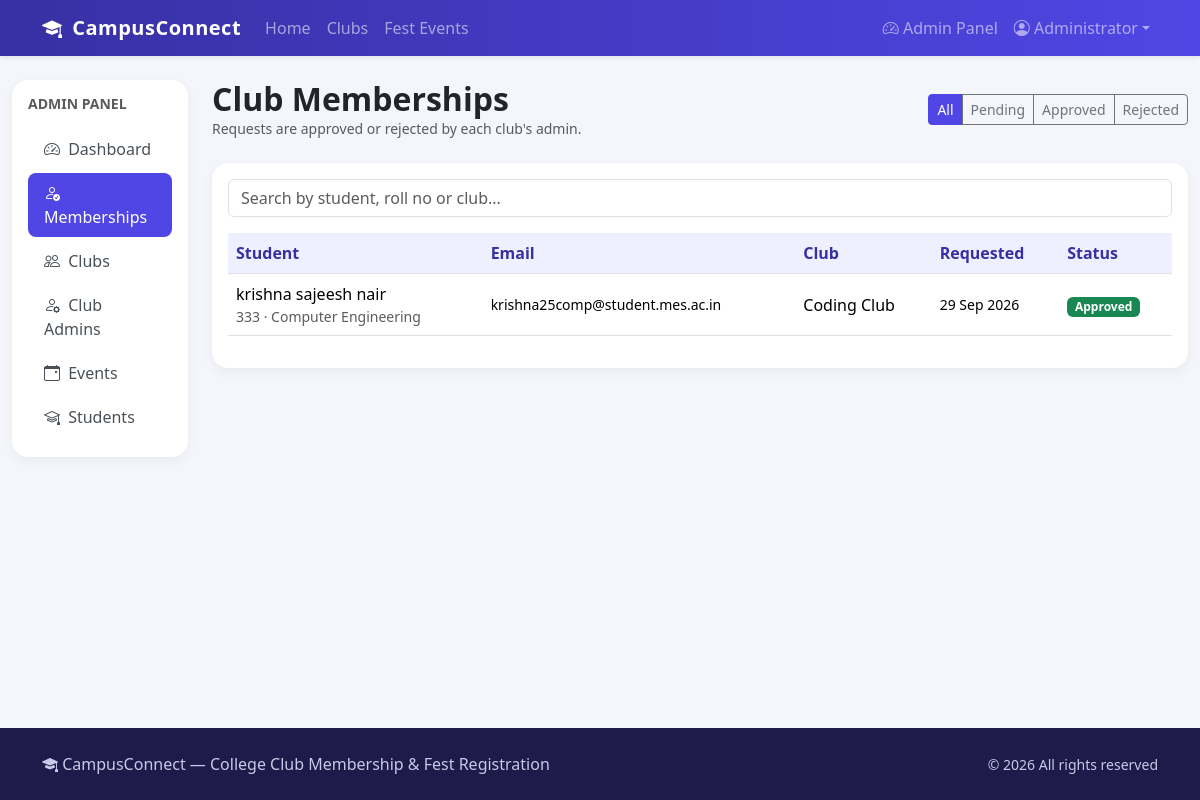
The page /admin/memberships (signed in) on the database its author committed.
### tables this page shows
CREATE TABLE "users" (
    id            INTEGER PRIMARY KEY AUTOINCREMENT,
    name          TEXT    NOT NULL,
    email         TEXT    NOT NULL UNIQUE,
    password_hash TEXT    NOT NULL,
    roll_no       TEXT,
    department    TEXT,
    year          TEXT,
    phone         TEXT,
    role          TEXT    NOT NULL DEFAULT 'student' CHECK (role IN ('student', 'admin', 'club_admin')),
    club_id       INTEGER REFERENCES clubs(id) ON DELETE CASCADE,    created_at    TEXT    NOT NULL DEFAULT CURRENT_TIMESTAMP
);

CREATE TABLE memberships (
    id        INTEGER PRIMARY KEY AUTOINCREMENT,
    user_id   INTEGER NOT NULL REFERENCES users(id) ON DELETE CASCADE,
    club_id   INTEGER NOT NULL REFERENCES clubs(id) ON DELETE CASCADE,
    status    TEXT    NOT NULL DEFAULT 'pending' CHECK (status IN ('pending', 'approved', 'rejected')),
    joined_at TEXT    NOT NULL DEFAULT CURRENT_TIMESTAMP,
    UNIQUE (user_id, club_id)
);

CREATE TABLE clubs (
    id            INTEGER PRIMARY KEY AUTOINCREMENT,
    name          TEXT    NOT NULL UNIQUE,
    category      TEXT    NOT NULL,
    description   TEXT    NOT NULL,
    coordinator   TEXT,
    contact_email TEXT,
    created_at    TEXT    NOT NULL DEFAULT CURRENT_TIMESTAMP
);

### app.py (the view)
@app.route("/admin/memberships")
@admin_required
def admin_memberships():
    status = request.args.get("status", "")
    return render_template("admin/memberships.html", memberships=membership_rows(status), current_status=status)

### app.py (called while the page is built)
def get_db():
    if "db" not in g:
        g.db = sqlite3.connect(DATABASE)
        g.db.row_factory = sqlite3.Row
        g.db.execute("PRAGMA foreign_keys = ON")
    return g.db

@app.before_request
def load_user():
    user_id = session.get("user_id")
    g.user = None
    g.club = None
    if user_id is not None:
        db = get_db()
        g.user = db.execute("SELECT * FROM users WHERE id = ?", (user_id,)).fetchone()
        if g.user is not None and g.user["role"] == "club_admin":
            g.club = db.execute("SELECT * FROM clubs WHERE id = ?", (g.user["club_id"],)).fetchone()

def current_portal():
    user = g.get("user")
    return "club_admin" if user is not None and user["role"] == "club_admin" else "admin"

@app.context_processor
def inject_globals():
    return {
        "user": g.get("user"),
        "my_club": g.get("club"),
        "portal": current_portal(),
        "category_icons": CATEGORY_ICONS,
        "today": date.today().isoformat(),
    }

@app.template_filter("fmt_date")
def fmt_date(value):
    try:
        return datetime.strptime(value, "%Y-%m-%d").strftime("%d %b %Y")
    except (TypeError, ValueError):
        return value

def login_required(view):
    @wraps(view)
    def wrapped(*args, **kwargs):
        if g.user is None:
            flash("Please log in to continue.", "warning")
            return redirect(url_for("login", next=request.path))
        return view(*args, **kwargs)
    return wrapped

def admin_required(view):
    @wraps(view)
    @login_required
    def wrapped(*args, **kwargs):
        if g.user["role"] != "admin":
            abort(403)
        return view(*args, **kwargs)
    return wrapped

def membership_rows(status, club_id=None):
    query = """SELECT m.*, u.name AS student, u.roll_no, u.email, u.department, u.year, u.phone, c.name AS club
               FROM memberships m JOIN users u ON u.id = m.user_id JOIN clubs c ON c.id = m.club_id
               WHERE 1 = 1"""
    params = []
    if club_id is not None:
        query += " AND m.club_id = ?"
        params.append(club_id)
    if status in ("pending", "approved", "rejected"):
        query += " AND m.status = ?"
        params.append(status)
    query += " ORDER BY m.joined_at DESC"
    return get_db().execute(query, params).fetchall()

### templates/admin/memberships.html (shortened to what this page needs)
{% extends portal ~ "/layout.html" %}
{% from "_macros.html" import status_badge %}
{% set can_decide = portal == 'club_admin' %}
{% block admin_content %}
<div class="d-flex flex-wrap justify-content-between align-items-center gap-2 mb-4">
    <div>
        <h2 class="fw-bold mb-0">{{ 'Membership Requests' if can_decide else 'Club Memberships' }}</h2>
        {% if not can_decide %}<p class="text-muted small mb-0">Requests are approved or rejected by each club's admin.</p>{% endif %}
    </div>
    <div class="btn-group">
        {% for value, label in [('', 'All'), ('pending', 'Pending'), ('approved', 'Approved'), ('rejected', 'Rejected')] %}
        <a href="{{ url_for(portal ~ '_memberships', status=value) if value else url_for(portal ~ '_memberships') }}"
           class="btn btn-sm {% if current_status == value %}btn-brand{% else %}btn-outline-secondary{% endif %}">{{ label }}</a>
        {% endfor %}
    </div>
</div>
<div class="card hover-card">
    <div class="card-body">
        <input type="text" id="liveSearch" class="form-control mb-3" placeholder="Search by student, roll no{{ '' if can_decide else ' or club' }}...">
        <div class="table-responsive">
            <table class="table align-middle">
                <thead><tr>
                    <th>Student</th><th>Email</th>
                    {% if can_decide %}<th>Year</th><th>Phone</th>{% else %}<th>Club</th>{% endif %}
                    <th>Requested</th><th>Status</th>
                </tr></thead>
                <tbody>
                {% for m in memberships %}
                    <tr class="searchable-item" data-search="{{ m.student }} {{ m.roll_no }} {{ m.club }}" data-category="all">
                        <td>{{ m.student }}<div class="small text-muted">{{ m.roll_no }} &middot; {{ m.department }}</div></td>
                        <td class="small">{{ m.email }}</td>
                        {% if can_decide %}
                        <td class="small">{{ m.year }}</td>
                        <td class="small">{{ m.phone }}</td>
                        {% else %}
                        <td>{{ m.club }}</td>
                        {% endif %}
                        <td class="small">{{ m.joined_at[:10]|fmt_date }}</td>
                        <td>{{ status_badge(m.status) }}</td>
                    </tr>
                {% else %}
                    <tr><td colspan="7" class="text-center text-muted py-4">No memberships found</td></tr>
                {% endfor %}
                </tbody>
            </table>
        </div>
    </div>
</div>
{% endblock %}

### templates/_macros.html (shortened to what this page needs)
{% macro status_badge(status) %}
    {% set colors = {'pending': 'warning', 'approved': 'success', 'rejected': 'danger'} %}
    <span class="badge text-bg-{{ colors.get(status, 'secondary') }} text-capitalize">{{ status }}</span>
{% endmacro %}

### templates/base.html (shortened to what this page needs)
<!doctype html>
<html lang="en">
<head>
    <link href="https://cdn.jsdelivr.net/npm/bootstrap@5.3.3/dist/css/bootstrap.min.css" rel="stylesheet">
    <link href="https://cdn.jsdelivr.net/npm/bootstrap-icons@1.11.3/font/bootstrap-icons.min.css" rel="stylesheet">
    <link href="{{ url_for('static', filename='css/style.css') }}" rel="stylesheet">
</head>
<body class="d-flex flex-column min-vh-100">
<nav class="navbar navbar-expand-lg navbar-dark bg-brand shadow-sm sticky-top">
    <div class="container">
        <a class="navbar-brand" href="{{ url_for('index') }}"><i class="bi bi-mortarboard-fill me-1"></i> CampusConnect</a>
        <div class="collapse navbar-collapse" id="mainNav">
            <ul class="navbar-nav me-auto">
                <li class="nav-item"><a class="nav-link {% if request.endpoint == 'index' %}active{% endif %}" href="{{ url_for('index') }}">Home</a></li>
                <li class="nav-item"><a class="nav-link {% if request.endpoint in ['clubs', 'club_detail'] %}active{% endif %}" href="{{ url_for('clubs') }}">Clubs</a></li>
                <li class="nav-item"><a class="nav-link {% if request.endpoint in ['events', 'event_detail'] %}active{% endif %}" href="{{ url_for('events') }}">Fest Events</a></li>
            </ul>
            <ul class="navbar-nav">
                {% if user %}
                    {% if user.role == 'admin' %}
                        <li class="nav-item"><a class="nav-link" href="{{ url_for('admin_dashboard') }}"><i class="bi bi-speedometer2"></i> Admin Panel</a></li>
                    {% elif user.role == 'club_admin' %}
                        <li class="nav-item"><a class="nav-link" href="{{ url_for('club_admin_dashboard') }}"><i class="bi bi-speedometer2"></i> Club Portal</a></li>
                    {% else %}
                        <li class="nav-item"><a class="nav-link" href="{{ url_for('dashboard') }}"><i class="bi bi-grid"></i> My Dashboard</a></li>
                    {% endif %}
                    <li class="nav-item dropdown">
                        <a class="nav-link dropdown-toggle" href="#" data-bs-toggle="dropdown"><i class="bi bi-person-circle"></i> {{ user.name.split()[0] }}</a>
                    </li>
                {% else %}
                    <li class="nav-item"><a class="nav-link" href="{{ url_for('login') }}">Login</a></li>
                    <li class="nav-item"><a class="btn btn-light btn-sm ms-lg-2 mt-1" href="{{ url_for('register') }}">Register</a></li>
                {% endif %}
            </ul>
        </div>
    </div>
</nav>
<main class="flex-grow-1">
    {% block content %}{% endblock %}
</main>
<footer class="py-4 mt-5">
    <div class="container d-flex flex-column flex-md-row justify-content-between align-items-center gap-2">
        <span><i class="bi bi-mortarboard-fill"></i> CampusConnect &mdash; College Club Membership &amp; Fest Registration</span>
        <span class="small">&copy; 2026 All rights reserved</span>
    </div>
</footer>
</body>
</html>

### static/css/style.css (style rules this page uses)
:root { --brand: #4f46e5; --brand-dark: #3730a3; --accent: #ec4899; }
body { background: #f5f6fb; font-family: "Segoe UI", system-ui, -apple-system, sans-serif; }
.navbar-brand { font-weight: 700; letter-spacing: .5px; }
.bg-brand { background: linear-gradient(90deg, var(--brand-dark), var(--brand)); }
.btn-brand { background: var(--brand); border-color: var(--brand); color: #fff; }
.hover-card { border: 0; border-radius: 1rem; transition: transform .2s ease, box-shadow .2s ease; box-shadow: 0 4px 12px rgba(0, 0, 0, .05); }
.table thead th { background: #eef0ff; color: var(--brand-dark); font-weight: 600; white-space: nowrap; }
footer { background: #1e1b4b; color: #c7c9e8; }

### rows shown on the page
users: name "Administrator"
memberships: student "krishna sajeesh nair", roll_no "333", department "Computer Engineering", email "krishna25comp@student.mes.ac.in", club "Coding Club", joined_at "29 Sep 2026", status "Approved"

### other values the page prints
{{ label }} "Dashboard" "Memberships" "Clubs" "Club Admins" "Events" "Students"
{{ 'Membership Requests' if can_decide else 'Club Memberships' }} "Club Memberships"
{{ label }} "All" "Pending" "Approved" "Rejected"
